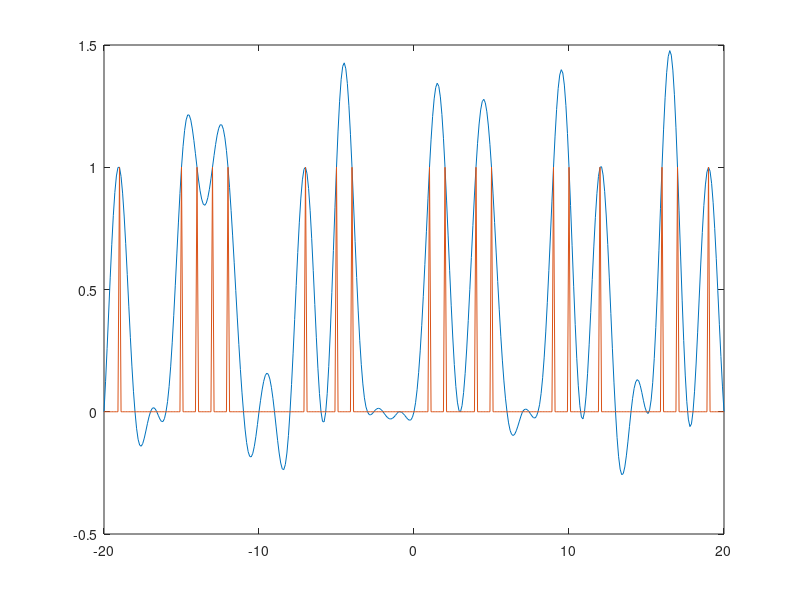
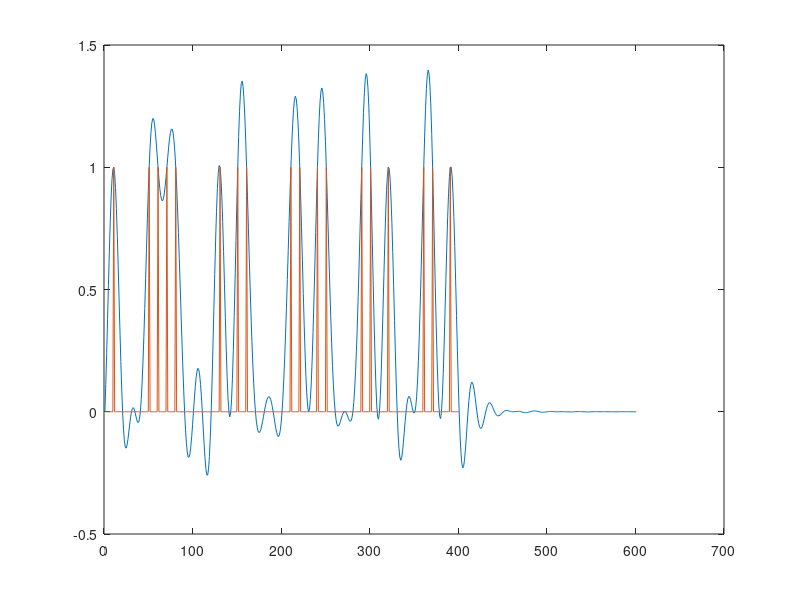
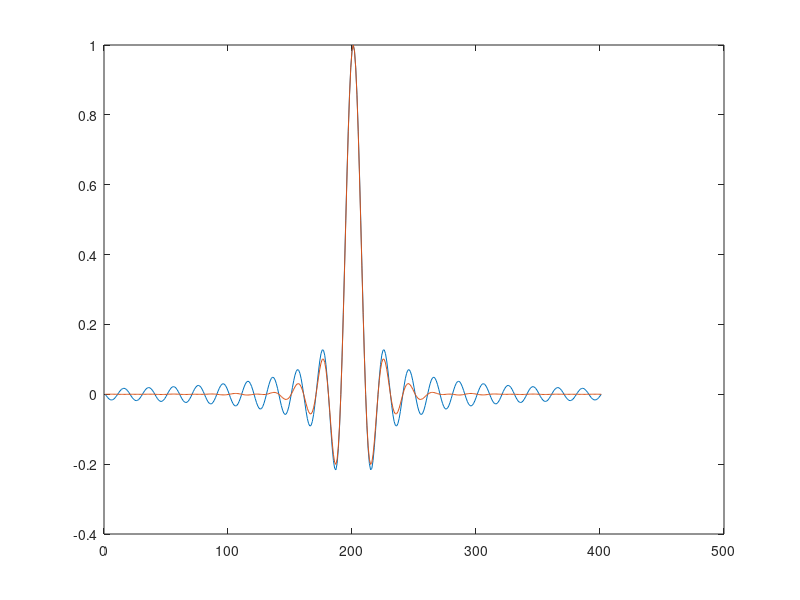

Here is the MATLAB script that generated these plots, in order:

t = [-20:1:20];
tf = [-20:.1:20];

imp = sinc(tf);

sig = randint(1, length(t));
fsig = upsample(sig, 10);
fsig([:,402:end]) = [];
y = conv(imp, fsig, "same");



h = rcosfir(0.2,[-20 20],10,1, "normal") % raised cosine filter impulse function


yy = conv(h, fsig, "full") % convolution of digital signal and the rcos filter

yy([:,1:200]) = []; % accounting for time delay

figure(1)
plot(tf, y);

hold on
plot(tf, fsig);

figure(2)
plot(yy);
hold on
plot(fsig);

figure(3)
plot(imp)
hold on
plot(h)


